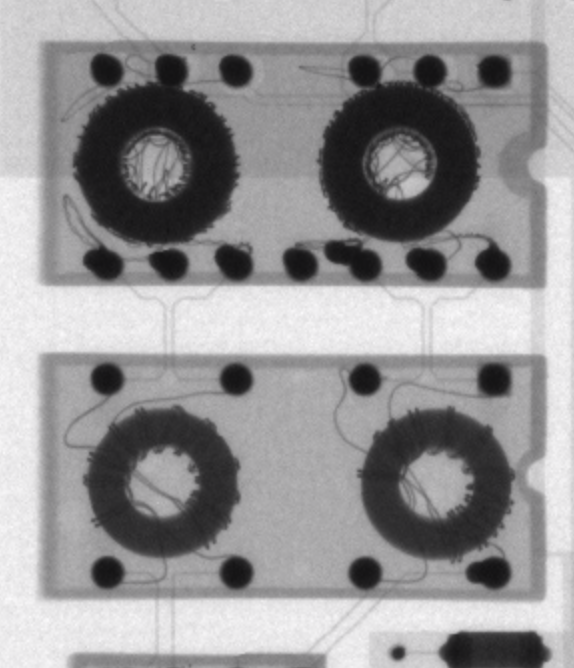
#> input picture circunferencias.png, 574 x 668 px
$ python ejercicio1.py
#> lines starting #> are read from the running program, lines starting #| are printed output that depends on the picture; after the words box and inside, x2 and y2 are one past the last pixel; in counts of white or black regions, pixels touching at a corner belong together

import cv2
import matplotlib.pyplot as plt
from skimage.color import rgb2gray
from skimage.io import imread
from skimage.morphology import disk, octagon, square,star,erosion, dilation

#Variables basicas
opcion = 3
tamaño = 10
img = imread('circunferencias.png')
#> img is the input picture: shape (668, 574, 4); mean R, G, B, A 150.3, 149.4, 150.6, 255
noisy_image = rgb2gray(img)
binaria = 0.25 <= noisy_image
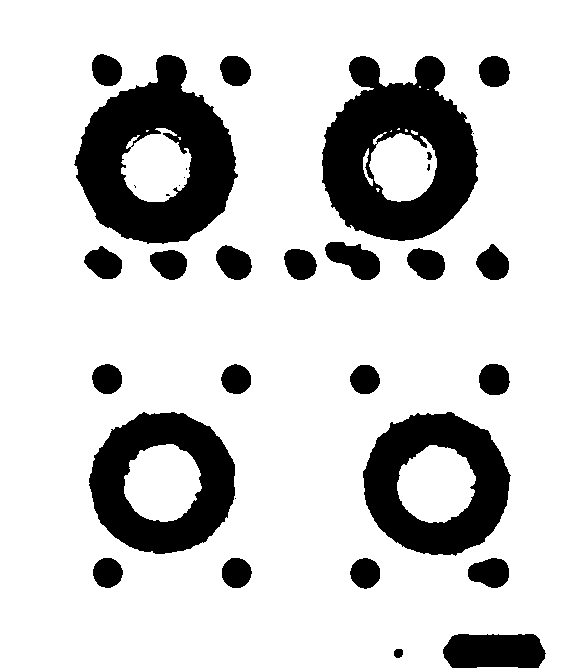
#> binaria: shape (668, 574) bool; 80.4% white; 33 black regions (8 under 20 px), largest, box (x1, y1, x2, y2) and area: (322, 56, 478, 241) 17234, (74, 55, 238, 244) 16919, (363, 412, 511, 556) 11681
binaria = ~binaria

# Erosion y dilatación
if opcion == 0:
    erosionada = erosion(binaria, disk(tamaño))
    imagen_final = dilation(erosionada, disk(tamaño))
if opcion == 1:
    erosionada = erosion(binaria, octagon(tamaño,int(tamaño/2)))
    imagen_final = dilation(erosionada, octagon(tamaño,int(tamaño/2)))
if opcion == 2:
    erosionada = erosion(binaria, square(tamaño))
    imagen_final = dilation(erosionada, square(tamaño))
if opcion == 3:
    erosionada = erosion(binaria, star(tamaño))
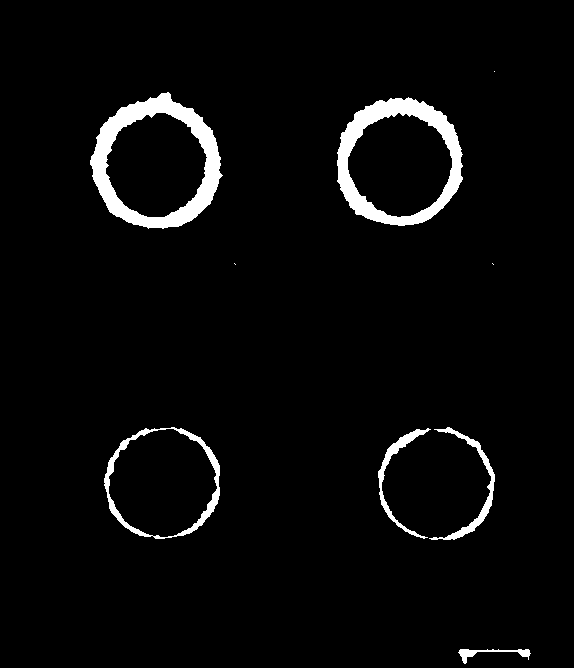
#> erosionada: shape (668, 574) bool; 3.7% white; 9 white regions (3 under 20 px), largest, box (x1, y1, x2, y2) and area: (90, 92, 223, 229) 5536, (337, 97, 463, 226) 4846, (104, 427, 220, 539) 1613, (429, 427, 495, 540) 946, (378, 428, 431, 539) 812, (458, 649, 531, 664) 323
    imagen_final = dilation(erosionada, star(tamaño))
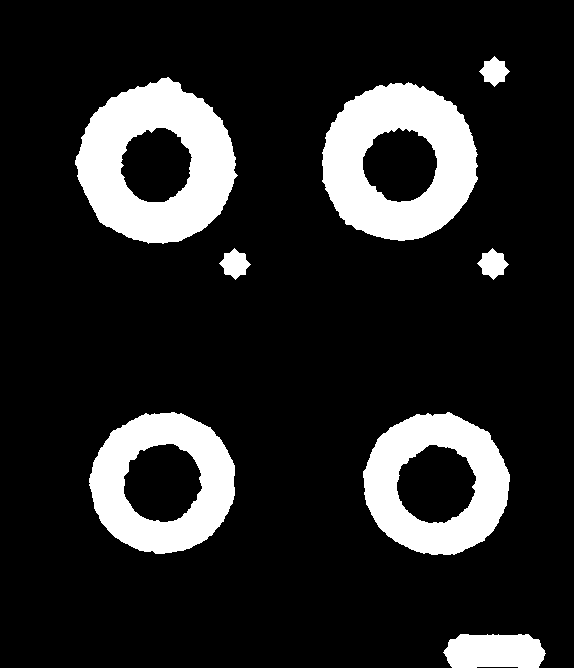
#> imagen_final: shape (668, 574) bool; 15.3% white; 8 white regions, largest, box (x1, y1, x2, y2) and area: (75, 77, 238, 244) 15811, (322, 82, 478, 241) 15070, (363, 412, 510, 555) 11575

#Gaurdado de imagenes
plt.imshow(binaria,cmap='gray',vmin=0,vmax=1)
plt.title('Binaria')
plt.show()
plt.imshow(erosionada,cmap='gray',vmin=0,vmax=1)
plt.title('Tratada')
plt.show()
plt.imshow(imagen_final,cmap='gray',vmin=0,vmax=1)
plt.title('Tratada')
plt.show()
cv2.imwrite('imagen.png',imagen_final)
